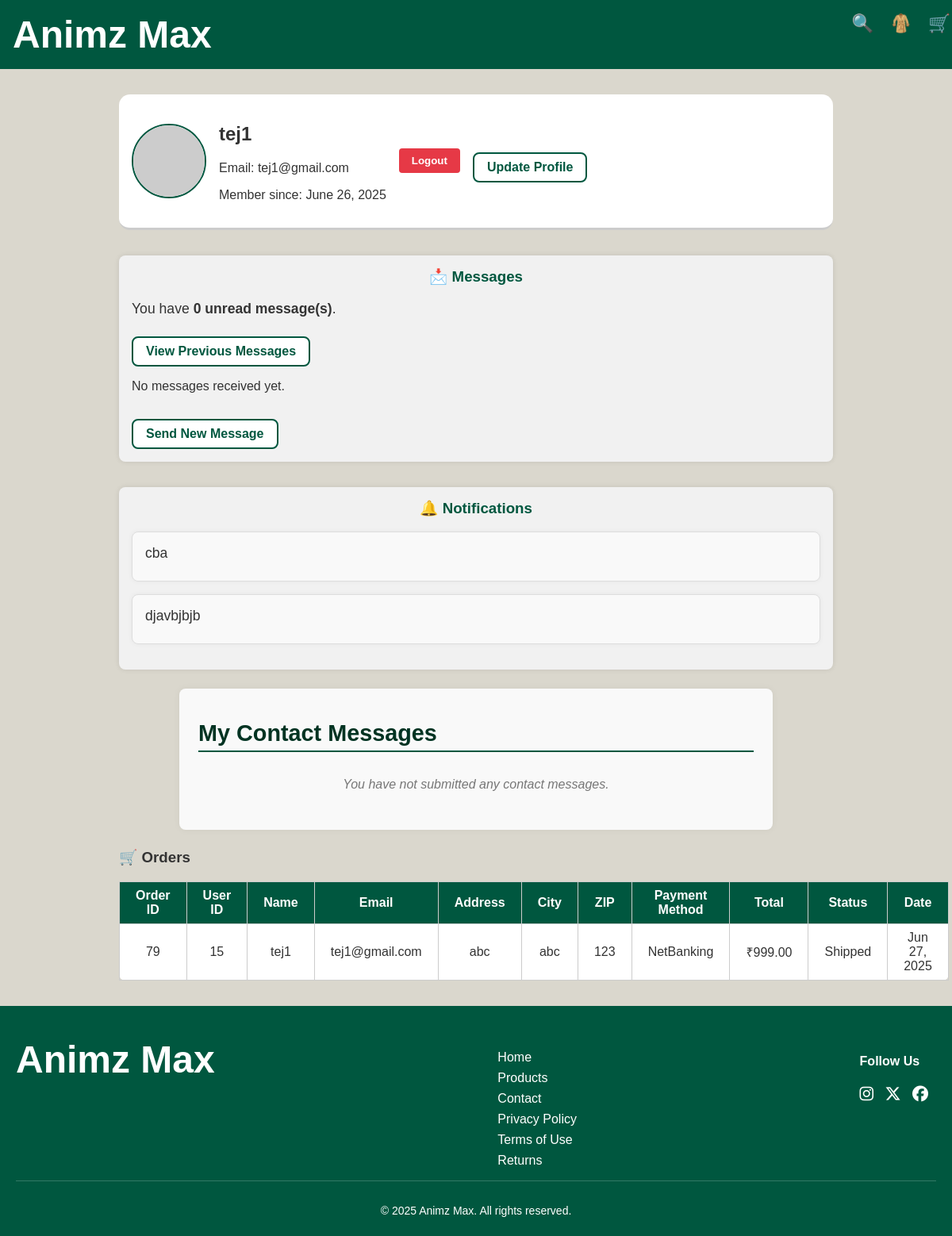
The app's page /loginpage.php (signed in) with its own data.
### tables this page shows
CREATE TABLE `users` (
  `user_id` int(11) NOT NULL,
  `name` varchar(100) DEFAULT NULL,
  `email` varchar(100) DEFAULT NULL,
  `password` varchar(255) DEFAULT NULL,
  `avatar` varchar(255) DEFAULT 'https://via.placeholder.com/100',
  `created_at` timestamp NOT NULL DEFAULT current_timestamp(),
  `address` varchar(255) DEFAULT NULL,
  `city` varchar(100) DEFAULT NULL,
  `zip` varchar(20) DEFAULT NULL,
  `phone` varchar(20) DEFAULT NULL,
  `order_count` int(11) NOT NULL DEFAULT 0,
  `reset_token` varchar(255) DEFAULT NULL,
  `reset_expires` datetime DEFAULT NULL
);

CREATE TABLE `notifications` (
  `id` int(11) NOT NULL,
  `user_id` int(11) NOT NULL,
  `content` text NOT NULL,
  `target_type` enum('all','selected') DEFAULT 'all',
  `target_user_ids` text DEFAULT NULL,
  `created_at` timestamp NOT NULL DEFAULT current_timestamp()
);

CREATE TABLE `orders` (
  `order_id` int(11) NOT NULL,
  `user_id` int(11) DEFAULT NULL,
  `full_name` varchar(255) NOT NULL,
  `email` varchar(255) NOT NULL,
  `address` varchar(500) NOT NULL,
  `city` varchar(100) NOT NULL,
  `zip` varchar(20) NOT NULL,
  `payment_method` varchar(50) NOT NULL,
  `order_total` decimal(10,2) NOT NULL DEFAULT 0.00,
  `status` varchar(50) NOT NULL DEFAULT 'Pending',
  `created_at` datetime NOT NULL DEFAULT current_timestamp(),
  `updated_at` datetime DEFAULT NULL,
  `phone` varchar(20) DEFAULT NULL
);

### loginpage.php (the view, shortened to what this page needs)
<?php
$conn = new mysqli("localhost", "root", "", "animzmax_db");
$userId = (int)$_SESSION['user_id'];
$viewMode = $_GET['view'] ?? 'unread';
$adminRes = $conn->query("SELECT id, username, email FROM admins LIMIT 1");
if ($adminRes && $adminRes->num_rows > 0) {
    $adminUser = $adminRes->fetch_assoc();
} else {
    $errorMsg = "Admin user not found. Please contact support.";
    $adminUser = null;
}
$stmt = $conn->prepare("SELECT * FROM users WHERE user_id = ?");
$stmt->bind_param("i", $userId);
$stmt->execute();
$user = $stmt->get_result()->fetch_assoc();
$stmt = $conn->prepare("SELECT * FROM orders WHERE user_id = ? ORDER BY created_at DESC");
$stmt->bind_param("i", $userId);
$stmt->execute();
$orders = $stmt->get_result()->fetch_all(MYSQLI_ASSOC);
$stmt = $conn->prepare("SELECT COUNT(*) as unread_count FROM messagess WHERE receiver_id = ? AND sender_id = ? AND is_read = 0");
$stmt->bind_param("ii", $userId, $adminUser['id']);
$stmt->execute();
$unreadMessages = $stmt->get_result()->fetch_assoc()['unread_count'] ?? 0;
$stmt = $conn->prepare("SELECT m.*, a.username AS sender_name FROM messagess m JOIN admins a ON m.sender_id = a.id WHERE m.receiver_id = ? ORDER BY m.sent_at DESC LIMIT 10");
$stmt->bind_param("i", $userId);
$stmt->execute();
$receivedMessages = $stmt->get_result()->fetch_all(MYSQLI_ASSOC);
$sql = "SELECT content, created_at FROM notifications
        WHERE target_type = 'all'
           OR (target_type = 'selected' AND FIND_IN_SET(?, target_user_ids))
        ORDER BY created_at DESC
        LIMIT 20";
$stmt = $conn->prepare($sql);
$stmt->bind_param("i", $userId);
$stmt->execute();
$result = $stmt->get_result();
$notifications = $result->fetch_all(MYSQLI_ASSOC);
$userEmail = '';
$stmt = $conn->prepare("SELECT email FROM users WHERE user_id = ?");
$stmt->bind_param("i", $userId);
$stmt->execute();
$stmt->bind_result($userEmail);
$contactMessages = [];
if (!empty($userEmail)) {
    $stmt2 = $conn->prepare("SELECT id, name, email, message, submitted_at FROM contact_messages WHERE email = ? ORDER BY submitted_at DESC");
    $stmt2->bind_param("s", $userEmail);
    $stmt2->execute();
    $result = $stmt2->get_result();
    $contactMessages = $result->fetch_all(MYSQLI_ASSOC);
}
?>
<!DOCTYPE html>
<html lang="en">
<head>
  <link rel="stylesheet" href="https://cdnjs.cloudflare.com/ajax/libs/font-awesome/6.5.0/css/all.min.css" />
</head>
<body>
    <header>
        <div class="logo"><a href="index.html">Animz Max</a></div>
        <nav>
            <a href="search.php" title="Search">🔍</a>
            <a href="product.php" title="Products">🧥</a>
            <a href="cart.php" title="Cart">🛒</a>
            </nav>
    </header>
    <main>
        <section class="profile-header">
            <img src="<?php echo htmlspecialchars($user['avatar'] ?: 'default-avatar.png'); ?>" alt="Avatar" class="avatar" />
            <div>
                <h1><?php echo htmlspecialchars($user['name']); ?></h1>
                <p>Email: <?php echo htmlspecialchars($user['email']); ?></p>
                <p>Member since: <?php echo date("F j, Y", strtotime($user['created_at'])); ?></p>
            </div>
            <div class="logout-container">
                <form action="logout.php" method="POST" onsubmit="return confirm('Are you sure you want to logout?');">
                    <button type="submit">Logout</button>
                </form>
            </div>
            <label for="toggleUpdateProfile">Update Profile</label>
        </section>
        <section class="dashboard-summary">
            <div class="summary-card">
                <h3>📩 Messages</h3>
                <p>You have <strong><?php echo (int)$unreadMessages; ?> unread message(s)</strong>.</p>
                <?php if ($viewMode === 'unread'): ?>
                    <a href="loginpage.php?view=all" class="toggle-view-btn">View Previous Messages</a>
                <?php else: ?>
                    <a href="loginpage.php?view=unread" class="toggle-view-btn">Hide Previous Messages</a>
                <?php endif; ?>
                <ul style="list-style:none; padding:0; max-height:150px; overflow:auto;">
                    <?php if (count($receivedMessages) > 0): ?>
                        <?php foreach ($receivedMessages as $msg): ?>
                            <?php if ($viewMode === 'all' || $msg['is_read'] == 0): ?>
                                <li class="message-box" id="message-<?php echo $msg['id']; ?>">
                                    <strong><?php echo htmlspecialchars($msg['sender_name']); ?></strong>
                                    <em>(<?php echo date("M j, Y H:i", strtotime($msg['sent_at'])); ?>)</em>:
                                    <span><?php echo nl2br(htmlspecialchars(mb_strimwidth($msg['message'], 0, 40, "..."))); ?></span>
                                    <?php if ($msg['is_read'] == 0): ?>
                                        <form method="POST" style="display:inline;">
                                            <input type="hidden" name="mark_read_id" value="<?php echo $msg['id']; ?>">
                                            <button type="submit" class="mark-read-btn">Mark as Read</button>
                                        </form>
                                    <?php else: ?>
                                        <span style="color: green; font-size: 0.9em;">(Read)</span>
                                    <?php endif; ?>
                                </li>
                            <?php endif; ?>
                        <?php endforeach; ?>
                    <?php else: ?>
                        <li>No messages received yet.</li>
                    <?php endif; ?>
                </ul>
                <label for="toggleMessageForm">Send New Message</label>
            </div>
        </section>
   <section class="dashboard-summary">
    <div class="summary-card">
        <h3>🔔 Notifications</h3>
        <?php if (!empty($notifications)): ?>
            <?php foreach ($notifications as $notification): ?>
                <div class="notification-box">
                    <p><?php echo htmlspecialchars($notification['content']); ?></p>
                </div>
            <?php endforeach; ?>
        <?php else: ?>
            <p>No notifications available.</p>
        <?php endif; ?>
    </div>
</section>
        <div id="userContactMessages" class="section">
            <h2>My Contact Messages</h2>
            <?php if (count($contactMessages) === 0): ?>
                <p class="no-messages">You have not submitted any contact messages.</p>
            <?php endif; ?>
        </div>
        <section class="ordersSection">
            <div class="order-list">
                <h3>🛒 Orders</h3>
                <?php if (count($orders) > 0): ?>
                    <table class="orders-table">
                        <thead>
                            <tr>
                                <th>Order ID</th>
                                <th>User ID</th>
                                <th>Name</th>
                                <th>Email</th>
                                <th>Address</th>
                                <th>City</th>
                                <th>ZIP</th>
                                <th>Payment Method</th>
                                <th>Total</th>
                                <th>Status</th>
                                <th>Date</th>
                            </tr>
                        </thead>
                        <tbody>
                            <?php foreach ($orders as $order): ?>
                                <tr>
                                    <td><?php echo htmlspecialchars($order['order_id']); ?></td>
                                    <td><?php echo htmlspecialchars($order['user_id']); ?></td>
                                    <td><?php echo htmlspecialchars($order['full_name']); ?></td>
                                    <td><?php echo htmlspecialchars($order['email']); ?></td>
                                    <td><?php echo htmlspecialchars($order['address']); ?></td>
                                    <td><?php echo htmlspecialchars($order['city']); ?></td>
                                    <td><?php echo htmlspecialchars($order['zip']); ?></td>
                                    <td><?php echo htmlspecialchars($order['payment_method']); ?></td>
                                    <td>₹<?php echo number_format($order['order_total'], 2); ?></td>
                                    <td><?php echo htmlspecialchars($order['status']); ?></td>
                                    <td><?php echo date("M j, Y", strtotime($order['created_at'])); ?></td>
                                </tr>
                            <?php endforeach; ?>
                        </tbody>
                    </table>
                <?php else: ?>
                    <p>You have no orders yet.</p>
                <?php endif; ?>
            </div>
        </section>
    </main>
</body>
    <footer class="footer">
  <div class="footer-container">
    <div class="footer-logo">
      <a href="index.html" class="footer-logo">Animz Max</a>
    </div>
    <div class="footer-links">
      <ul>
        <li><a href="index.html">Home</a></li>
        <li><a href="product.php">Products</a></li>
        <li><a href="contact.php">Contact</a></li>
        <li><a href="privacy.html">Privacy Policy</a></li>
          <li><a href="terms.html">Terms of Use</a></li>
          <li><a href="returns.html">Returns</a></li>
        </div>
    <div class="footer-social">
      <h4>Follow Us</h4>
      <div class="social-icons">
        <a href="#"><i class="fab fa-instagram"></i></a>
        <a href="#"><i class="fab fa-x-twitter"></i></a>
        <a href="#"><i class="fab fa-facebook"></i></a>
      </div>
    </div>
  </div>
  <div class="footer-bottom">
    <p>&copy; 2025 Animz Max. All rights reserved.</p>
  </div>
</footer>
</html>

### loginpage.php (style rules this page uses)
body { font-family: Arial, sans-serif; background-color: #dad7cd; color: #333; margin: 0; }
header { width: 98.5%; background: #00573f; color: white; padding: 1rem; display: flex; justify-content: space-between; position: sticky; top: 0; }
header .logo a { color: white; font-weight: bold; font-size: 3rem; text-decoration: none; }
header nav a { color: white; margin-left: 1rem; font-size: 1.4rem; text-decoration: none; }
main { max-width: 900px; margin: 2rem auto; }
.profile-header { background-color: #fff; border-radius: 14px; display: flex; align-items: center; gap: 1rem; border-bottom: 3px solid #ccc; padding: 1rem; }
.avatar { width: 90px; height: 90px; border-radius: 50%; object-fit: cover; border: 2px solid #00573f; }
.logout-container button { display: inline-flex; background: #e63946; border: none; padding: 0.5rem 1rem; color: white; font-weight: bold; cursor: pointer; border-radius: 4px; }
.dashboard-summary { display: flex; gap: 1rem; margin-top: 2rem; flex-wrap: wrap; }
.summary-card { flex: 1 1 30%; background: #f1f1f1; padding: 1rem; border-radius: 8px; box-shadow: 0 0 6px rgba(0, 0, 0, 0.1); min-width: 250px; max-height: 350px; overflow-y: auto; }
.summary-card h3 { margin-top: 0; color: #00573f; text-align: center; }
table.orders-table { border-radius:8px; background-color: #fff; width: 100%; border-collapse: collapse; margin: 0 auto; }
table.orders-table th, table.orders-table td { border: 1px solid #ccc; padding: 8px 20px; text-align: center; }
table.orders-table th { background: #00573f; color: white; }
.toggle-view-btn, label[for="toggleMessageForm"], label[for="toggleUpdateProfile"], .send-button { cursor: pointer; background: white; color: #00573f; font-weight: bold; padding: 8px 16px; border: 2px solid #00573f; border-radius: 8px; margin-top: 1rem; display: inline-flex; transition: background 0.3s, color 0.3s; text-decoration: none; }
.dashboard-summary .summary-card h3 { margin-top: 0; color: #00573f; text-align: center; }
.dashboard-summary .summary-card p { font-size: 1.1rem; color: #333; margin-bottom: 0.5rem; }
.notification-box { background-color: #f9f9f9; border: 1px solid #ddd; padding: 1rem; border-radius: 8px; margin-bottom: 1rem; box-shadow: 0 0 6px rgba(0, 0, 0, 0.05); }
.notification-box p { margin: 0 0 0.5rem 0; color: #333; }
#userContactMessages { max-width: 700px; margin: 1.5rem auto; padding: 1rem 1.5rem; background: #f9f9f9; border-radius: 8px; box-shadow: 0 0 10px rgb(0 0 0 / 0.05); font-family: Arial, sans-serif; color: #003322; }
#userContactMessages h2 { font-size: 1.8rem; margin-bottom: 1rem; border-bottom: 2px solid #00573f; padding-bottom: 0.3rem; }
.no-messages { font-style: italic; color: #777; text-align: center; margin: 2rem 0; }
.footer { width: auto; background-color: #00573f; color: white; padding: 40px 20px 10px; }
.footer-container { display: flex; flex-wrap: wrap; justify-content: space-between; gap: 30px; max-width: 1200px; margin: 0 auto; }
.footer-logo { font-weight: bold; color: white; font-size: 3rem; text-decoration: none; }
.footer-links ul { list-style: none; padding: 0; }
.footer-links ul li { margin-bottom: 8px; }
.footer-links ul li a { color: white; text-decoration: none; }
.footer-social .social-icons a { color: white; margin-right: 10px; font-size: 20px; }
.footer-bottom { text-align: center; padding: 15px 0 0; font-size: 14px; border-top: 1px solid rgba(255, 255, 255, 0.2); }

### records on screen
users: name "tej1", email "tej1@gmail.com", created_at "June 26, 2025"
notifications: content "cba"
notifications: content "djavbjbjb"
orders: order_id "79", user "15", full_name "tej1", email "tej1@gmail.com", address "abc", city "abc", zip "123", payment_method "NetBanking", order_total "999.00", status "Shipped", created_at "Jun 27, 2025"

### other values on screen
$unreadMessages "0"
